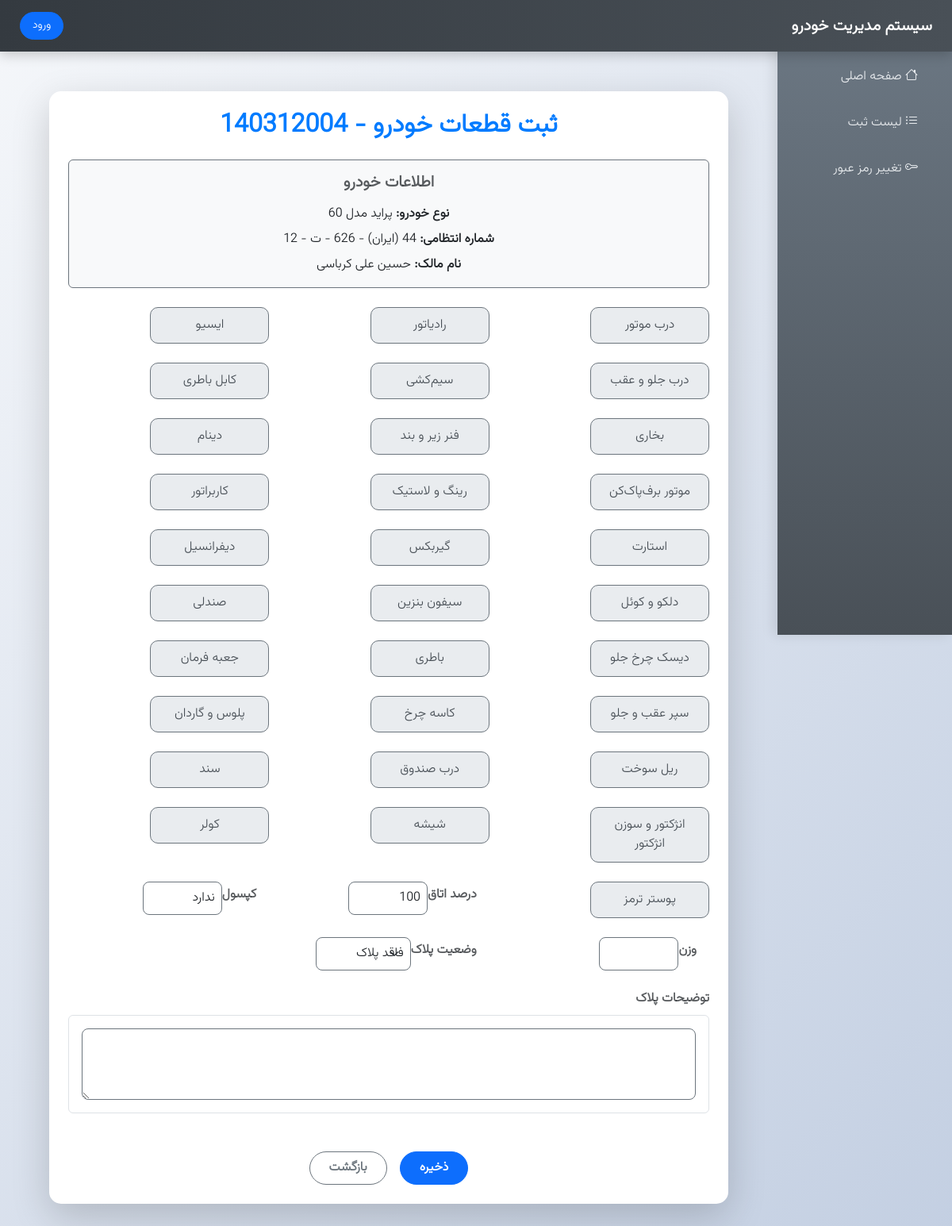
Screenshot of /add-car-parts/140312004/ with the database file from the repository.
### core/models.py (models this page shows, shortened)
class CarEntry(models.Model):
    parking_number = models.CharField(max_length=20, verbose_name="شماره پارکینگ")
    delivery_date = models.CharField(max_length=10, verbose_name="تاریخ تحویل")
    car_type = models.CharField(max_length=50, verbose_name="نوع خودرو")
    license_plate = models.CharField(max_length=30, verbose_name="شماره انتظامی")
    owner_name = models.CharField(max_length=100, verbose_name="نام مالک")
    engine_number = models.CharField(max_length=50, unique=True, verbose_name="شماره موتور")
    chassis_number = models.CharField(max_length=50, unique=True, verbose_name="شماره شاسی")
    has_cabin_plate = models.BooleanField(default=False, verbose_name="پلاک اتاق")
    acceptance_number = models.CharField(max_length=9, unique=True, editable=False, verbose_name="شماره پذیرش")
    accepted_by = models.CharField(max_length=100, verbose_name="مسئول پذیرش")  # نام و نام خانوادگی
    accepted_at = models.CharField(max_length=10, verbose_name="تاریخ پذیرش")
    edited_by = models.CharField(max_length=100, null=True, blank=True, verbose_name="ویرایش‌کننده")  # نام و نام خانوادگی
    driver_name = models.CharField(max_length=100, verbose_name="نام و نام خانوادگی راننده/آورنده")
    driver_license_plate = models.CharField(max_length=30, verbose_name="شماره پلاک راننده/آورنده")
    driver_phone = models.CharField(max_length=15, verbose_name="شماره تماس راننده/آورنده")

### core/views.py (the view)
# urls.py: path('add-car-parts/<str:acceptance_number>/', views.add_car_parts_step2, name='add_car_parts_step2'),
def add_car_parts_step2(request, acceptance_number):
    car = get_object_or_404(CarEntry, acceptance_number=acceptance_number)
    if hasattr(car, 'parts') and car.parts:
        messages.error(request, 'قطعات این خودرو قبلاً ثبت شده است. لطفاً از ویرایش قطعات استفاده کنید.')
        return redirect('edit_car_parts', acceptance_number=car.acceptance_number)
    if request.method == 'POST':
        form = CarPartsForm(request.POST)
        if form.is_valid():
            car_parts = form.save(commit=False)
            car_parts.car = car
            car_parts.recorded_by = request.user
            car_parts.recorded_at = jdatetime.now().strftime('%Y/%m/%d')  # اینجا از jdatetime استفاده می‌شه
            try:
                car_parts.save()
                messages.success(request, 'قطعات خودرو با موفقیت ثبت شد.')
                return redirect('registration_list')
            except IntegrityError:
                messages.error(request, 'خطا: قطعات برای این خودرو قبلاً ثبت شده است.')
        else:
            messages.error(request, 'لطفاً خطاها را برطرف کنید.')
            print("Form errors:", form.errors)
    else:
        form = CarPartsForm()
    return render(request, 'core/add_car_parts_step2.html', {'form': form, 'car': car})

### core/templates/core/add_car_parts_step2.html (shortened to what this page needs)
{% extends 'core/base.html' %}
{% load static widget_tweaks %}
{% block content %}
    <div class="form-container">
        <div class="card modern-card shadow-lg animate__animated animate__fadeIn">
            <div class="card-body p-4">
                <h2 class="card-title text-center mb-4 fw-bold text-primary">ثبت قطعات خودرو - {{ car.acceptance_number }}</h2>
                <div class="mb-4 info-section p-3 rounded">
                    <h5 class="fw-bold text-muted mb-3 text-center">اطلاعات خودرو</h5>
                    <p class="mb-2"><strong>نوع خودرو:</strong> {{ car.car_type }}</p>
                    <p class="mb-2"><strong>شماره انتظامی:</strong> {{ car.license_plate }}</p>
                    <p class="mb-0"><strong>نام مالک:</strong> {{ car.owner_name }}</p>
                </div>
                <form method="post" class="needs-validation" novalidate>
                    <div class="row g-4">
                        {% for field in form %}
                            {% if field.name not in 'plate_status plate_description gas_cylinder cabin_percentage weight' %}
                                <div class="col-md-4">
                                    <div class="d-flex align-items-center">
                                        {% if field.field.widget.input_type == 'checkbox' %}
                                            <label class="toggle-btn-label {% if field.value %}active{% endif %}" for="{{ field.id_for_label }}">
                                                {{ field.label }}
                                            </label>
                                        {% else %}
                                            <label class="form-label fw-bold text-muted me-3 flex-shrink-0">{{ field.label }}</label>
                                            {{ field|add_class:"form-control modern-input"|attr:"required" }}
                                        {% endif %}
                                    </div>
                                </div>
                            {% endif %}
                        {% endfor %}
                        {% for field in form %}
                            {% if field.name in 'gas_cylinder cabin_percentage weight' %}
                                <div class="col-md-4">
                                    <div class="d-flex align-items-center">
                                        <label class="form-label fw-bold text-muted me-3 flex-shrink-0">{{ field.label }}</label>
                                        {{ field|add_class:"form-control small-input"|attr:"required" }}
                                    </div>
                                </div>
                            {% endif %}
                        {% endfor %}
                        {% for field in form %}
                            {% if field.name == 'plate_status' %}
                                <div class="col-md-4">
                                    <div class="d-flex align-items-center">
                                        <label class="form-label fw-bold text-muted me-3 flex-shrink-0">{{ field.label }}</label>
                                        {{ field|add_class:"form-select modern-select small-select"|attr:"required" }}
                                    </div>
                                </div>
                            {% endif %}
                        {% endfor %}
                    <div class="mt-4">
                        <label class="form-label fw-bold text-muted d-block text-end mb-2">توضیحات پلاک</label>
                        <div class="card p-3 rounded border" style="border-color: #6c757d;">
                            {{ form.plate_description|add_class:"form-control large-input"|attr:"style:width: 100%;" }}
                        </div>
                    </div>
                    <div class="d-flex justify-content-center gap-3 mt-5">
                        <button type="submit" class="btn btn-primary modern-btn px-4 py-2">ذخیره</button>
                        <a href="{% url 'registration_list' %}" class="btn btn-outline-secondary modern-btn px-4 py-2">بازگشت</a>
                    </div>
                </form>
            </div>
        </div>
    </div>
    <link rel="stylesheet" href="https://cdnjs.cloudflare.com/ajax/libs/animate.css/4.1.1/animate.min.css">
{% endblock %}

### core/templates/core/add_car_parts_step2.html (style rules this page uses)
.modern-card { border: none; border-radius: 15px; background: #ffffff; transition: transform 0.3s ease, box-shadow 0.3s ease; }
.small-input { width: 100px; padding: 8px; border-radius: 8px; border: 1px solid #6c757d; flex-grow: 0; }
.small-select { width: 120px; padding: 8px; border-radius: 8px; border: 1px solid #6c757d; flex-grow: 0; }
.large-input { width: 200px; padding: 8px; border-radius: 8px; border: 1px solid #6c757d; flex-grow: 0; }
.toggle-btn-label { display: inline-block; width: 150px; padding: 10px 15px; background: #e9ecef; border: 1px solid #6c757d; border-radius: 10px; text-align: center; cursor: pointer; transition: all 0.3s ease; position: relative; font-weight: 500; color: #495057; }
.info-section { background: #f8f9fa; border: 1px solid #6c757d; border-radius: 10px; }
.modern-btn { padding: 10px 25px; border-radius: 25px; font-weight: 600; transition: all 0.3s ease; }
.text-primary { color: #007bff !important; }

### rows the page displays
CarEntry: acceptance_number "140312004", car_type "پراید مدل 60", license_plate "44 (ایران) - 626 - ت - 12", owner_name "حسین علی کرباسی"

### other values shown
{{ field.label }} "درب موتور" "رادیاتور" "ایسیو" "درب جلو و عقب" "سیم‌کشی" "کابل باطری" "بخاری" "فنر زیر و بند" "دینام" "موتور برف‌پاک‌کن" "رینگ و لاستیک" "کاربراتور" "استارت" "گیربکس" "دیفرانسیل" "دلکو و کوئل" "سیفون بنزین" "صندلی" "دیسک چرخ جلو" "باطری" "جعبه فرمان" "سپر عقب و جلو" "کاسه چرخ" "پلوس و گاردان" "ریل سوخت" "درب صندوق" "سند" "انژکتور و سوزن انژکتور" "شیشه" "کولر" "پوستر ترمز"
{{ field.label }} "درصد اتاق" "کپسول" "وزن"
{{ field.label }} "وضعیت پلاک"
